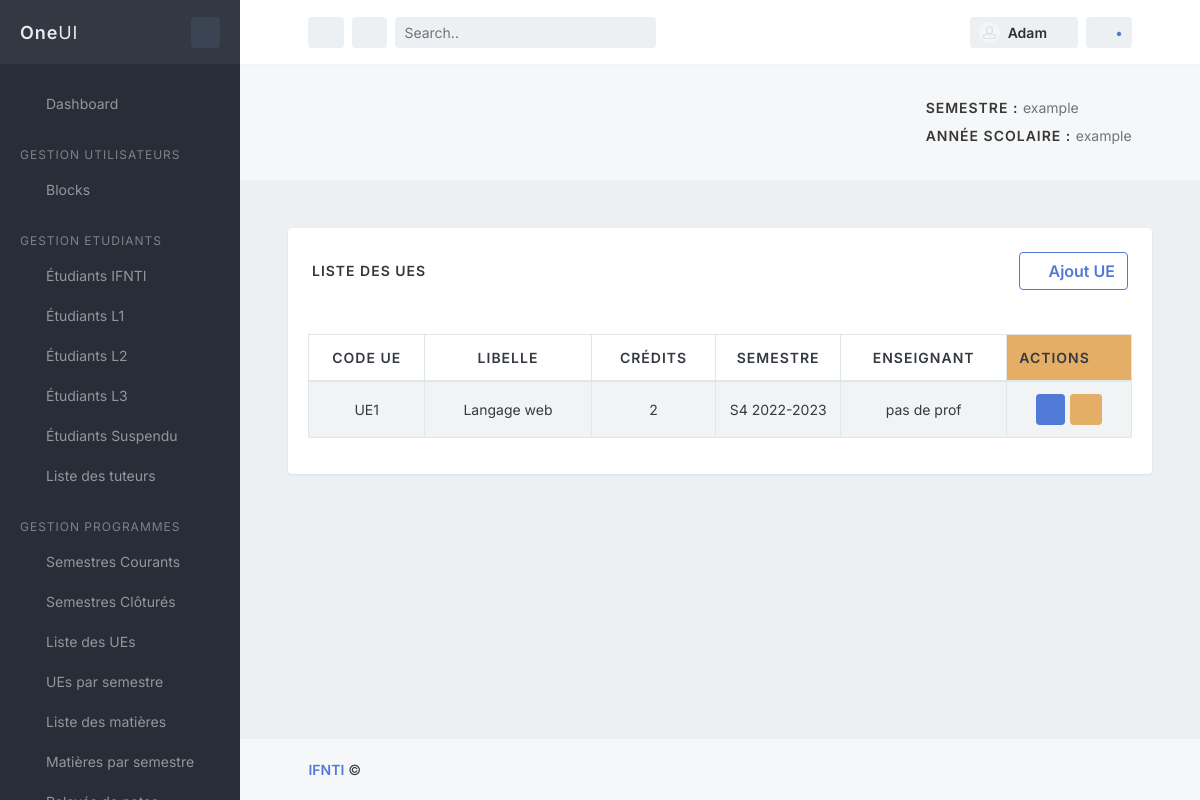
The page /main/liste_des_ues/ on the database its author committed.
### main/models.py (models this page shows, shortened)
class Ue(models.Model):
    codeUE = models.CharField(max_length=50, verbose_name="Code de l'UE")
    libelle = models.CharField(max_length=100)
    TYPES = [("L", "Licence")]
    type = models.CharField(max_length=1, choices=TYPES, null=True)
    nbreCredits = models.IntegerField(verbose_name="Nombre de crédit")
    heures = models.DecimalField(blank=True, max_digits=4, decimal_places=1, validators=[MinValueValidator(1)])
    enseignant = models.ForeignKey('Enseignant', on_delete=models.CASCADE,verbose_name="Enseignant", null=True, blank=True)
    semestre = models.ForeignKey('Semestre', on_delete=models.CASCADE, verbose_name="Semestre")
    class Meta:
        verbose_name_plural = 'UE'

class Semestre(models.Model):
    id = models.CharField(primary_key=True, blank=True, max_length=14)
    CHOIX_SEMESTRE = [('S1', 'Semestre1'), ('S2', 'Semestre2'), ('S3', 'Semestre3'), ('S4', 'Semestre4'), ('S5', 'Semestre5'), ('S6', 'Semestre6')]
    libelle = models.CharField(max_length=30, choices=CHOIX_SEMESTRE)
    credits = models.IntegerField(default=30)
    semestreCourant = models.BooleanField(default=False, verbose_name="Semestre acutuelle", null=True)
    anneescolaire = models.ForeignKey('AnneeUniversitaire', on_delete=models.CASCADE, verbose_name="Année universitaire")
    """clef Semestre"""
    """def save(self):
        if not self.id: self.id = self.libelle +"-"+ str("A revoir avec malik")
        return super().save()
"""
    def save(self):
        if not self.id: self.id = self.libelle +"-"+ str(self.anneescolaire)
        return super().save()
    def __str__(self):
        return self.libelle + " " + str(self.anneescolaire)
    class Meta:
        unique_together = [["libelle"]]

class AnneeUniversitaire(models.Model):
    anneeUniv = models.CharField(max_length=300, verbose_name="Année universitaire")
    anneeUnivCourante = models.BooleanField(default=False, verbose_name="Année universitaire acutuelle", null=True)
    def __str__(self):
        return str(self.anneeUniv)

### main/views.py (the view)
# urls.py: path('liste_des_ues/', views.ues, name='liste_des_ues'),
def ues(request):
    ues=Ue.objects.all()
    context={"ues":ues}
    return render(request, 'ues/ues.html', context)

### main/templates/ues/ues.html (shortened to what this page needs)
{% extends '../index.html' %}
{% block content %}
<div class="block block-rounded m-5">
    <div class="block-header p-4">
        <h3 class="block-title">Liste des UEs</h3>
        <a href="{% url 'main:create_ue' %}" class="btn btn-outline-primary">
            <i class="fas fa-plus"></i> Ajout UE
        </a>
    </div>
    <div class="block-content block-content-full">
        <table class="table table-bordered table-striped table-vcenter js-dataTable-full-pagination">
            <thead>
                <tr>
                    <th class="text-center" style="width: 14%;">Code UE</th>
                    <th class="text-center" style="width: 20%;">Libelle</th>
                    <th class="text-center" style="width: 15%;">Crédits</th>
                    <th class="text-center" style="width: 15%;">Semestre</th>
                    <th class="text-center" style="width: 20%;">Enseignant</th>
                    <th scope="col" class="bg-warning" style="width: 15%;">Actions</th>
                </tr>
            </thead>
            <tbody>
                {% for ue in ues %}
                <tr>
                    <td class="text-center font-size-sm">{{ue.codeUE}}</td>
                    <td class="text-center font-size-sm">{{ue.libelle}}</td>
                    <td class="text-center font-size-sm">{{ue.nbreCredits}}</td>
                    <td class="text-center font-size-sm">{{ue.semestre}}</td>
                    <td class="text-center font-size-sm">
                        {% if ue.enseignant %}
                            {{ue.enseignant}}
                        {% else %}
                            pas de prof
                        {% endif %}
                    </td>
                    <td style="text-align: center;">
                        <button type="button" class="bs-modal read-book btn btn-sm btn-primary">
                            <a style="color: blanchedalmond;" href="{% url 'main:detail_ue' ue.id %}">
                                <span class="fa fa-eye"></span>
                            </a>
                        </button>
                        <button type="button" class="update-book btn btn-sm btn-warning">
                            <a style="color: blanchedalmond;" href="{% url 'main:update_ue' ue.id %}">
                                <span><i class="far fa-edit fa-lg"></i></span>
                    </td>
                </tr>
                {% endfor%}
            </tbody>
        </table>
    </div>
</div>
{% endblock %}

### rows shown on the page
Ue: codeUE "UE1", libelle "Langage web", nbreCredits "2", semestre "S4 2022-2023", shows "pas de prof"
